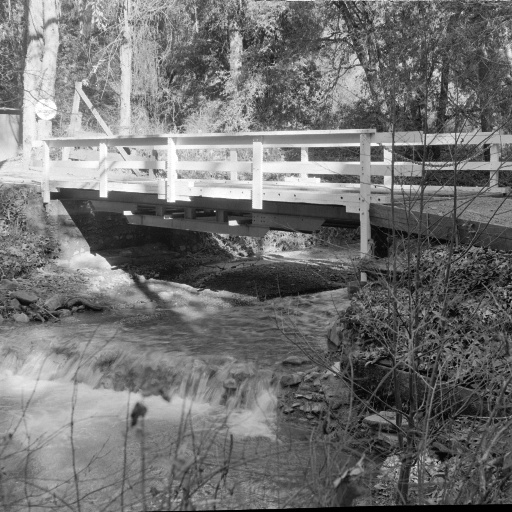
%> input picture imgs/5.2.10.tiff, 512 x 512 px
$ octave test_31_encryption_64.m   (GNU Octave 9; MATLAB toolbox functions it lacks are replaced by stand-ins)
%> lines starting %> are read from the running program, lines starting %| are printed output that depends on the picture
### concatenate.m
% This function is used to do something before diffusion,
% i.e., concatenate.


function P2 = concatenate(P1, K)


[M,N] = size(P1);


for i = 1:1:M*N-K
    P2(i) = P1(i+K);
end

for i = M*N-K+1:1:M*N
    P2(i) = P1(i-(M*N-K));
end


end

### diffusion_stage_one_ar.m
% This page describes the first stage of diffusion (correct edition).

function C1 = diffusion_stage_one_ar(P2,S)


[M,N] = size(P2);

C(1) = P2(1);
% C(1) = S(R);

for i = 2:1:N
    C(i) = mod(bitxor(bitxor(P2(i),C(i-1)),S(i)),256);
end

C1 = C;

end

### diffusion_stage_two.m
% This page describes the diffusion stage two

function C2 = diffusion_stage_two(C1,S)

[M,N] = size(C1);

C = C1;

for i = 2:1:N
    C(i) = mod(bitxor(bitxor(C(i),C(i-1)),S(i)),256);
end

C2 = C;

end

### diffusion_stage_three_ar.m
% This page describes the right stage,i.e.,diffusion_stage_three_ar

function C3 = diffusion_stage_three_ar(C2,S)

[M,N] = size(C2);

C = C2;


for i = N-1:-1:2
    C(i) = mod(C(i) + C(i+1) + S(i),256);
end

C3 = C;

end

### dec_bin.m
% 本文用来将十进制转化为二进制矩阵


function image_bin_matrix = dec_bin(image_dec_matrix)

[M,N] = size(image_dec_matrix);

for i = 1:1:M
    for j = 1:1:N
        for k = 1:1:8
            temp = dec2bin(image_dec_matrix(i,j),8);
            image_bin_matrix(i,k+(j-1)*8) = str2num(temp(1,k));
        end

    end
end


end

### permute_two_v.m
% This function can permute vector with aother vector
% The vector of parameters are not transport into 8-bit

function C = permute_two_v(P,S)


[M,N] = size(P);

[W,index] = sort(S,'descend');


for i = 1:1:M*N
    C(i) = P(index(i));
end


end

### local_permute.m
% This page is used to permute the dec form matrix.
% P is dec form, S is 8 times form length.
% C is dec form.

function C = local_permute(P,S)


[M,N] = size(P);
P_bin = dec_bin(P);
C_bin = [];


for i = 1:1:M*N
    for j = 1:1:8
        sub_P_bin(j) = P_bin(j+8*(i-1));
        sub_S(j) = S(j+8*(i-1));
    end
    sub_C_bin = permute_two_v(sub_P_bin,sub_S);
    C_bin = append_elements(C_bin,sub_C_bin);
end

C = bin_dec(C_bin);


end

### append_elements.m
% This function is used for appending elements to a vector
function C = append_elements(P,S)


[M1,N1] = size(P);
[M2,N2] = size(S);


for i = 1:1:M2*N2
    P(M1*N1+i) = S(i);
end

C = P;


end

### bin_dec.m
% 这是加密最后一个算法了，就是把8位的二进制转为十进制矩阵


function SS = bin_dec(S)

[M,N] = size(S);


for i = 1:1:M
    for j = 1:8:N
        sum = 0;
        for k = 1:1:8
            temp = 8-k;
            sum = sum + S(i,j+k-1) * 2^temp;
        end
        SS(i,fix(j/8) + 1) = sum;
    end
end


end

### global_permute.m
function C = global_permute(P,S)

% function permute_two_v is used to permute the vector with same length
% key matrix

C = permute_two_v(P,S);


end

### permute_two_vi.m
% This function is the inverse process of permute two vector


function P = permute_two_vi(C,S)


[M,N] = size(C);

[W,index] = sort(S,'descend');


for i = 1:1:M*N
    P(index(i)) = C(i);
end


end

### inverse_global_permute.m
function P = inverse_global_permute(C,S)

% function permute_two_v is used to permute the vector with same length
% key matrix

P = permute_two_vi(C,S);


end

### inverse_local_permute.m
% This function is the inverse process of local permute

function P = inverse_local_permute(C,S)

[M,N] = size(C);

RC_bin = dec_bin(C);

RP_bin = [];

for i = 1:1:M*N
    for j = 1:1:8
        sub_RC_bin(j) = RC_bin(j+8*(i-1));
        sub_S(j) = S(j+8*(i-1));
    end
    sub_RP_bin = permute_two_vi(sub_RC_bin,sub_S);
    RP_bin = append_elements(RP_bin,sub_RP_bin);
end

RP = bin_dec(RP_bin);


P = RP;


end

### inverse_diffusion_three_ar.m
% This page describes the right inverse,i.e.,inverse_diffusion_three_ar


function C2 = inverse_diffusion_three_ar(C3,S)

[M,N] = size(C3);

C = C3;


for i = 2:1:N-1
    C(i) = mod(C(i) - C(i+1) - S(i),256);
end

C2 = C;

end

### inverse_diffusion_two.m
% This page describe the second inverse diffusion stage

function C1 = inverse_diffusion_two(C2,S)

[M,N] = size(C2);

C = C2;

for i = N:-1:2
    C(i) = mod(bitxor(bitxor(C(i),C(i-1)),S(i)),256);
end


C1 = C;

end

### inverse_diffusion_one.m
% This page describes the first inverse stage of diffusion

function P2 = inverse_diffusion_one(C1,S)


[M,N] = size(C1);

C = C1;

for i = N:-1:2
    P(i) = mod(bitxor(bitxor(C(i),C(i-1)),S(i)),256);
end

% P(1) = C(1);
P(1) = 0;

P2 = P;


end

### inverse_concatenate.m
% This function is used to do donate inverse process before diffusion

function P1 = inverse_concatenate(P2,K)


[M,N] = size(P2);


for i = M*N:-1:M*N-K+1
    P1(i-(M*N-K)) = P2(i);
end


for i = M*N-K:-1:1
    P1(i+K) = P2(i);
end


end

### test_31_encryption_64.m
% This page tests the encryption process of the 64*64 size image.


% To transform the data of the image into double, or something wrong will happen.
PP = imread('imgs/5.2.10.tiff');
%> PP is the input picture: size 512x512 uint8; min 0, max 255, mean 113.8
P = double(imresize(PP,0.125));
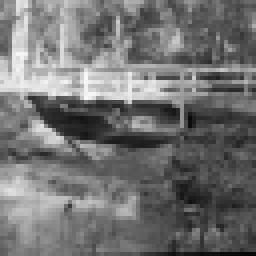
%> P: size 64x64 double (shown 4 times larger); min 7, max 248, mean 113.8
[M,N] = size(P);
%> M = 64; N = 64

% The following is used to show the image correctly.
% imshow(P,[0,255]);


% key generation

R = round(0.7*M*N);
%> R = 2867

% [11 lines of commented-out code are left out]


K1 = load('vector_K1_64.txt');
K2 = load('vector_K2_64.txt');
K3 = load('vector_K3_64.txt');


% Encryption

P1 = reshape(P,1,M*N);
%> P1 = 4096 values, max 248 at index 1364, min 7 at index 3904, mean 113.8

P2 = concatenate(P1,R);
%> after the loop in concatenate, `for i = 1:1:M*N-K`: P2 = 1229 values, max 203 at index 225, min 7 at index 1037, mean 82.69
%> after the loop in concatenate, `for i = M*N-K+1:1:M*N`: P2 = 4096 values, max 248 at index 2593, min 7 at index 1037, mean 113.8

C1 = diffusion_stage_one_ar(P2,K1);
%> after the loop in diffusion_stage_one_ar, `for i = 2:1:N`: C = 4096 values, max 255 at index 88, min 0 at index 367, mean 128.1
%> in diffusion_stage_one_ar, `C1 = C;`: C1 has the same summary as C
%> C1 has the same summary as C in diffusion_stage_one_ar

C2 = diffusion_stage_two(C1,K1);
%> after the loop in diffusion_stage_two, `for i = 2:1:N`: C = 4096 values, max 255 at index 644, min 0 at index 53, mean 126.5
%> in diffusion_stage_two, `C2 = C;`: C2 has the same summary as C
%> C2 has the same summary as C in diffusion_stage_two

C3 = diffusion_stage_three_ar(C2,K1);
%> after the loop in diffusion_stage_three_ar, `for i = N-1:-1:2`: C = 4096 values, max 255 at index 383, min 0 at index 18, mean 127.9
%> in diffusion_stage_three_ar, `C3 = C;`: C3 has the same summary as C
%> C3 has the same summary as C in diffusion_stage_three_ar

E = local_permute(C3,K2);
%> the loop in local_permute, `for i = 1:1:M*N` made 4096 passes
%> (W in permute_two_v, index in permute_two_v, sub_C_bin) on passes 3 to 5: ([249 230 159 95 59 42 16 13], [1 8 2 4 6 5 3 7], [0 0 0 1 0 0 1 1]), ([213 203 192 159 100 95 91 22], [3 1 4 5 6 2 7 8], [1 0 1 0 1 1 0 0]), ([208 165 140 131 118 117 87 24], [6 4 2 5 8 3 1 7], [0 1 0 0 1 1 0 1])
%> after the loop in local_permute, `for i = 1:1:M*N`: sub_P_bin = [0 1 0 1 0 1 0 1]; sub_S = [218 165 78 14 31 241 222 107]
%> after the loop in bin_dec, `for i = 1:1:M`: SS = 4096 values, max 255 at index 383, min 0 at index 18, mean 129.1
%> in local_permute, `C = bin_dec(C_bin);`: C has the same summary as SS in bin_dec
%> E has the same summary as SS in bin_dec

G = global_permute(E,K3);
%> in global_permute, `C = permute_two_v(P,S);`: C = 4096 values, max 255 at index 20, min 0 at index 385, mean 129.1
%> G has the same summary as C in global_permute

GG = reshape(G,M,N);
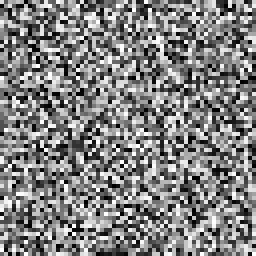
%> GG: size 64x64 double (shown 4 times larger); min 0, max 255, mean 129.1

% imshow(GG,[0,255]);


tic


% Decryption

GR = reshape(GG,1,M*N);
%> GR has the same summary as C in global_permute

ER = inverse_global_permute(GR,K3);
%> after the loop in permute_two_vi, `for i = 1:1:M*N`: P has the same summary as SS in bin_dec
%> in inverse_global_permute, `P = permute_two_vi(C,S);`: P has the same summary as SS in bin_dec
%> ER has the same summary as SS in bin_dec

C3R = inverse_local_permute(ER,K2);
%> the loop in inverse_local_permute, `for i = 1:1:M*N` made 4096 passes
%> (W in permute_two_vi, index in permute_two_vi, sub_RP_bin) on passes 3 to 5: ([249 230 159 95 59 42 16 13], [1 8 2 4 6 5 3 7], [0 0 1 1 0 0 1 0]), ([213 203 192 159 100 95 91 22], [3 1 4 5 6 2 7 8], [0 1 1 1 0 1 0 0]), ([208 165 140 131 118 117 87 24], [6 4 2 5 8 3 1 7], [0 0 1 1 0 0 1 1])

C2R = inverse_diffusion_three_ar(C3R,K1);

C1R = inverse_diffusion_two(C2R,K1);

P2R = inverse_diffusion_one(C1R,K1);

P1R = inverse_concatenate(P2R,R);

PR = reshape(P1R,M,N);

imshow(PR,[0,255]);
%


toc
